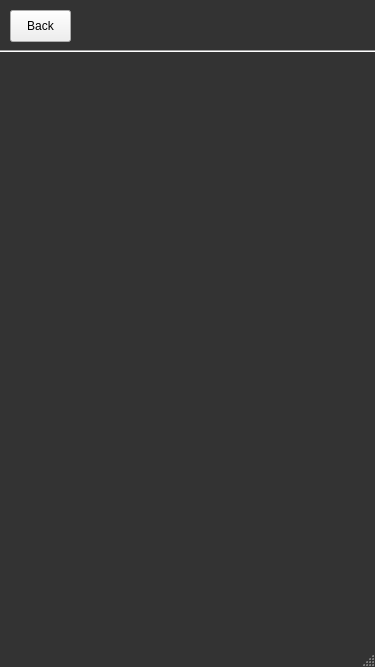
<?xml version="1.0" encoding="UTF-8"?>
<ui version="4.0">
 <class>MainWindow</class>
 <widget class="QMainWindow" name="MainWindow">
  <property name="geometry">
   <rect>
    <x>0</x>
    <y>0</y>
    <width>375</width>
    <height>667</height>
   </rect>
  </property>
  <property name="minimumSize">
   <size>
    <width>375</width>
    <height>667</height>
   </size>
  </property>
  <property name="maximumSize">
   <size>
    <width>375</width>
    <height>667</height>
   </size>
  </property>
  <property name="windowTitle">
   <string>MainWindow</string>
  </property>
  <property name="styleSheet">
   <string notr="true">QMainWindow#MainWindow{
background:rgb(51, 51, 51)
}</string>
  </property>
  <widget class="QWidget" name="centralwidget">
   <widget class="QLabel" name="label_2">
    <property name="geometry">
     <rect>
      <x>70</x>
      <y>-10</y>
      <width>271</width>
      <height>81</height>
     </rect>
    </property>
    <property name="maximumSize">
     <size>
      <width>16777203</width>
      <height>16777207</height>
     </size>
    </property>
    <property name="font">
     <font>
      <pointsize>30</pointsize>
     </font>
    </property>
    <property name="styleSheet">
     <string notr="true">QLabel#label_2{
color:rgb(204, 255, 102)
}</string>
    </property>
    <property name="text">
     <string/>
    </property>
    <property name="pixmap">
     <pixmap>GymHexTopperLogo.png</pixmap>
    </property>
    <property name="scaledContents">
     <bool>true</bool>
    </property>
   </widget>
   <widget class="Line" name="line">
    <property name="geometry">
     <rect>
      <x>0</x>
      <y>50</y>
      <width>118</width>
      <height>3</height>
     </rect>
    </property>
    <property name="styleSheet">
     <string notr="true">Line#line{
background:rgb(76, 76, 76)
}</string>
    </property>
    <property name="orientation">
     <enum>Qt::Horizontal</enum>
    </property>
   </widget>
   <widget class="Line" name="line_2">
    <property name="geometry">
     <rect>
      <x>100</x>
      <y>50</y>
      <width>118</width>
      <height>3</height>
     </rect>
    </property>
    <property name="styleSheet">
     <string notr="true">Line#line_2{
background:rgb(76, 76, 76)
}</string>
    </property>
    <property name="orientation">
     <enum>Qt::Horizontal</enum>
    </property>
   </widget>
   <widget class="Line" name="line_3">
    <property name="geometry">
     <rect>
      <x>200</x>
      <y>50</y>
      <width>118</width>
      <height>3</height>
     </rect>
    </property>
    <property name="styleSheet">
     <string notr="true">Line#line_3{
background:rgb(76, 76, 76)
}</string>
    </property>
    <property name="orientation">
     <enum>Qt::Horizontal</enum>
    </property>
   </widget>
   <widget class="Line" name="line_4">
    <property name="geometry">
     <rect>
      <x>300</x>
      <y>50</y>
      <width>118</width>
      <height>3</height>
     </rect>
    </property>
    <property name="styleSheet">
     <string notr="true">Line#line_4{
background:rgb(76, 76, 76)
}</string>
    </property>
    <property name="orientation">
     <enum>Qt::Horizontal</enum>
    </property>
   </widget>
   <widget class="QPushButton" name="BackButton">
    <property name="geometry">
     <rect>
      <x>10</x>
      <y>10</y>
      <width>61</width>
      <height>32</height>
     </rect>
    </property>
    <property name="styleSheet">
     <string notr="true"/>
    </property>
    <property name="text">
     <string>Back</string>
    </property>
   </widget>
  </widget>
  <widget class="QMenuBar" name="menubar">
   <property name="geometry">
    <rect>
     <x>0</x>
     <y>0</y>
     <width>375</width>
     <height>24</height>
    </rect>
   </property>
  </widget>
  <widget class="QStatusBar" name="statusbar"/>
 </widget>
 <resources/>
 <connections/>
</ui>
